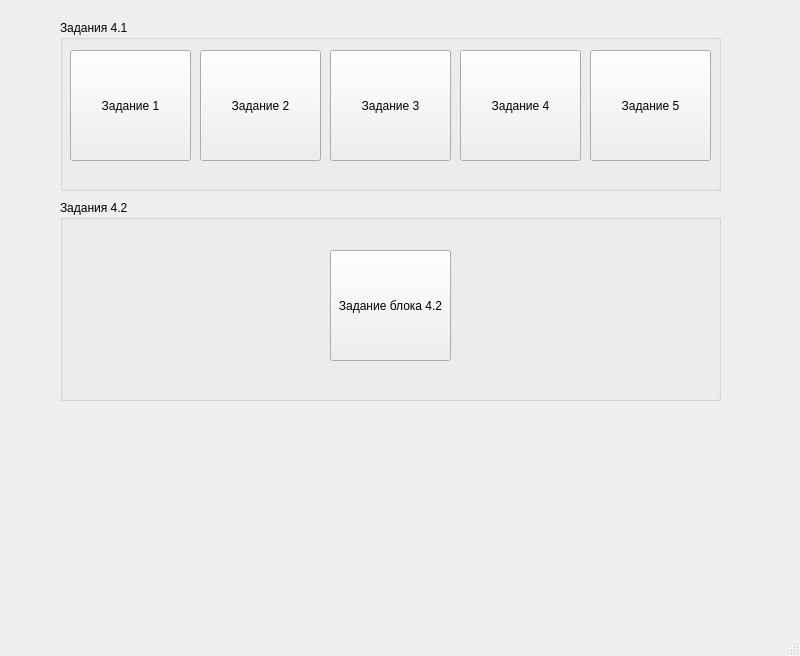
<?xml version="1.0" encoding="UTF-8"?>
<ui version="4.0">
 <class>MainWindow</class>
 <widget class="QMainWindow" name="MainWindow">
  <property name="geometry">
   <rect>
    <x>0</x>
    <y>0</y>
    <width>800</width>
    <height>656</height>
   </rect>
  </property>
  <property name="windowTitle">
   <string>MainWindow</string>
  </property>
  <widget class="QWidget" name="centralwidget">
   <widget class="QGroupBox" name="groupBox">
    <property name="geometry">
     <rect>
      <x>60</x>
      <y>20</y>
      <width>661</width>
      <height>171</height>
     </rect>
    </property>
    <property name="title">
     <string>Задания 4.1</string>
    </property>
    <widget class="QPushButton" name="pushButton_3">
     <property name="geometry">
      <rect>
       <x>10</x>
       <y>30</y>
       <width>121</width>
       <height>111</height>
      </rect>
     </property>
     <property name="text">
      <string>Задание 1</string>
     </property>
    </widget>
    <widget class="QPushButton" name="pushButton_2">
     <property name="geometry">
      <rect>
       <x>140</x>
       <y>30</y>
       <width>121</width>
       <height>111</height>
      </rect>
     </property>
     <property name="text">
      <string>Задание 2</string>
     </property>
    </widget>
    <widget class="QPushButton" name="pushButton">
     <property name="geometry">
      <rect>
       <x>270</x>
       <y>30</y>
       <width>121</width>
       <height>111</height>
      </rect>
     </property>
     <property name="text">
      <string>Задание 3</string>
     </property>
    </widget>
    <widget class="QPushButton" name="pushButton_4">
     <property name="geometry">
      <rect>
       <x>400</x>
       <y>30</y>
       <width>121</width>
       <height>111</height>
      </rect>
     </property>
     <property name="text">
      <string>Задание 4</string>
     </property>
    </widget>
    <widget class="QPushButton" name="pushButton_5">
     <property name="geometry">
      <rect>
       <x>530</x>
       <y>30</y>
       <width>121</width>
       <height>111</height>
      </rect>
     </property>
     <property name="text">
      <string>Задание 5</string>
     </property>
    </widget>
   </widget>
   <widget class="QGroupBox" name="groupBox_2">
    <property name="geometry">
     <rect>
      <x>60</x>
      <y>200</y>
      <width>661</width>
      <height>201</height>
     </rect>
    </property>
    <property name="title">
     <string>Задания 4.2</string>
    </property>
    <widget class="QPushButton" name="pushButton_6">
     <property name="geometry">
      <rect>
       <x>270</x>
       <y>50</y>
       <width>121</width>
       <height>111</height>
      </rect>
     </property>
     <property name="text">
      <string>Задание блока 4.2</string>
     </property>
    </widget>
   </widget>
  </widget>
  <widget class="QMenuBar" name="menubar">
   <property name="geometry">
    <rect>
     <x>0</x>
     <y>0</y>
     <width>800</width>
     <height>21</height>
    </rect>
   </property>
  </widget>
  <widget class="QStatusBar" name="statusbar"/>
 </widget>
 <resources/>
 <connections/>
</ui>
